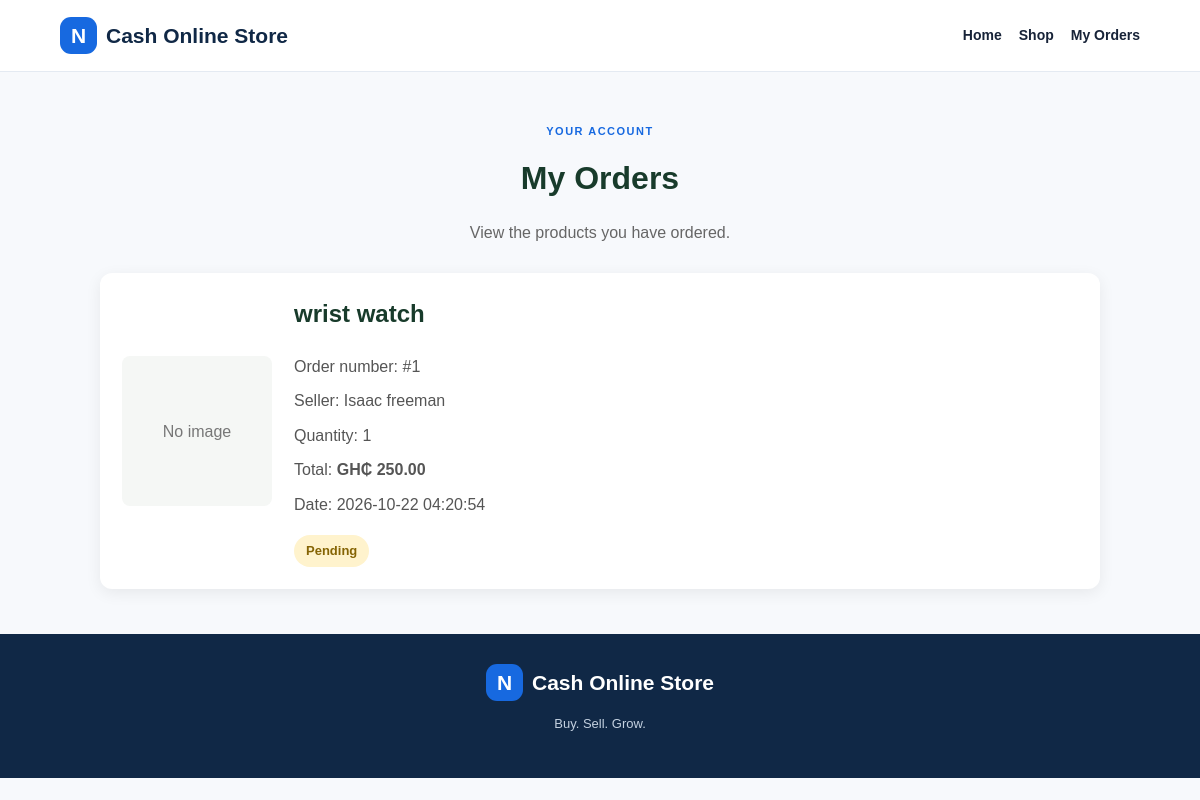
/my-orders (signed in), run on an earlier commit of the app's database.
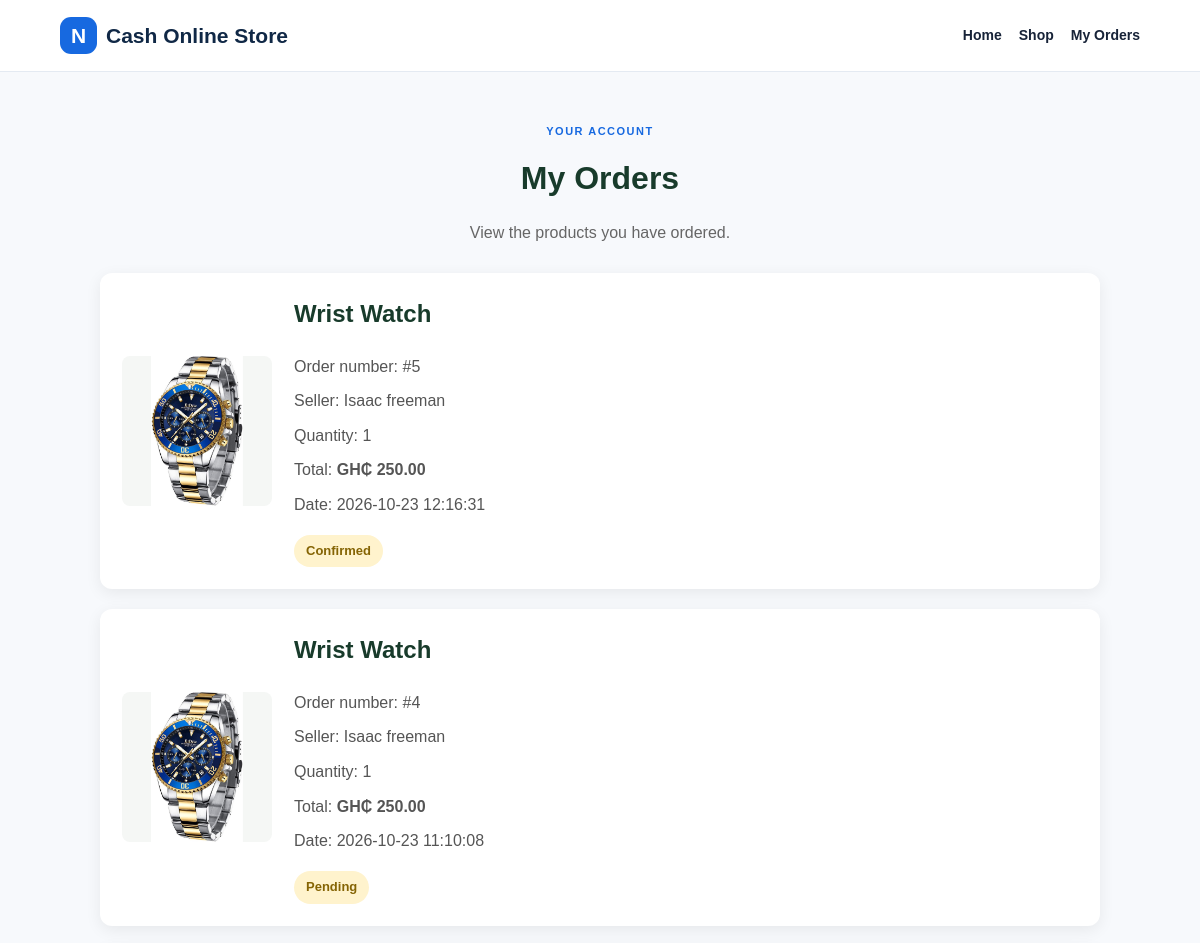
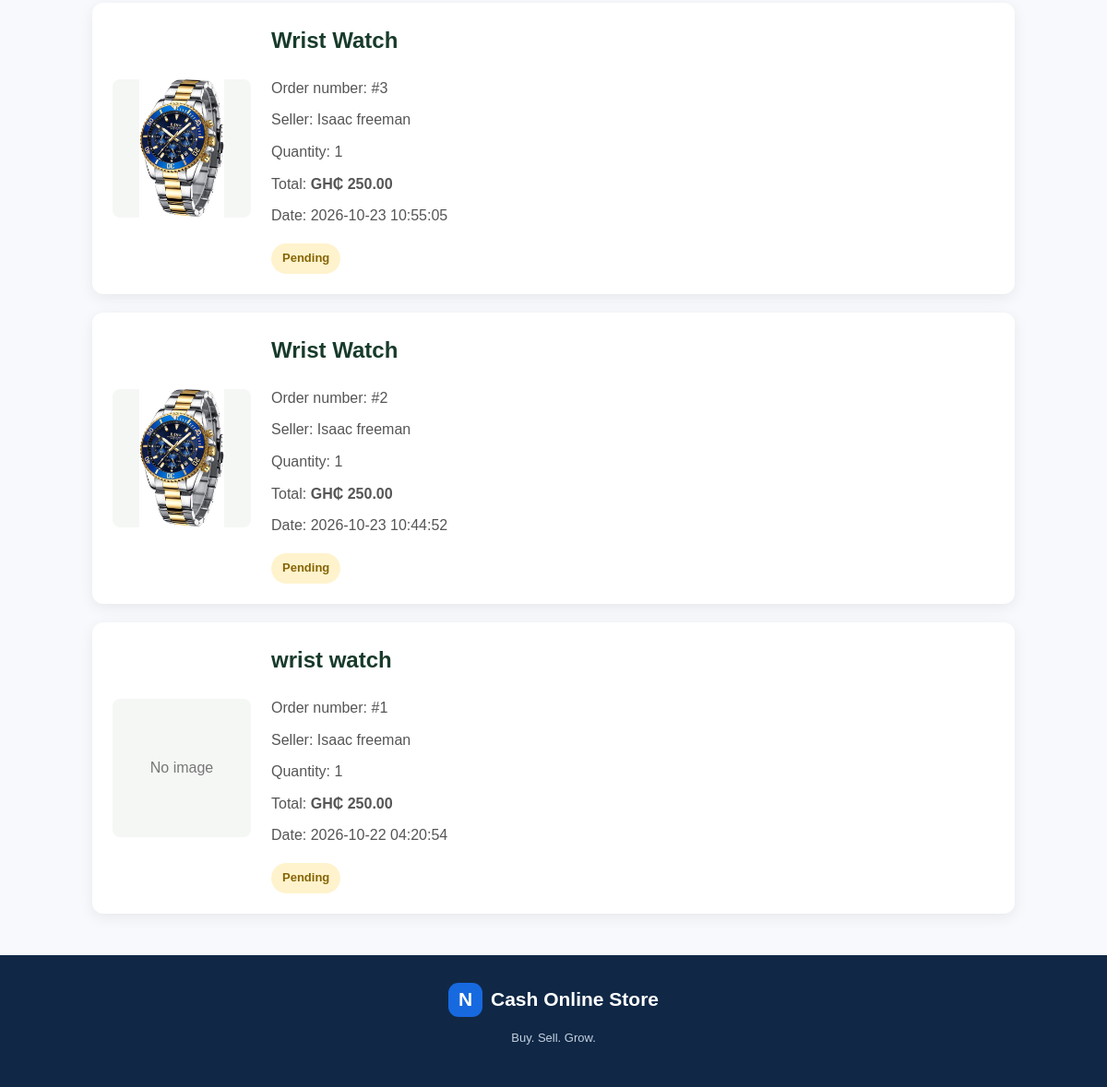
And on a later commit of the database (2 pictures, top to bottom).
### tables this page shows
CREATE TABLE orders (
            id INTEGER PRIMARY KEY AUTOINCREMENT,
            buyer_id INTEGER NOT NULL,
            product_id INTEGER NOT NULL,
            quantity INTEGER NOT NULL DEFAULT 1
                CHECK(quantity > 0),
            total_price REAL NOT NULL
                CHECK(total_price >= 0),
            status TEXT NOT NULL DEFAULT 'Pending',
            created_at TIMESTAMP DEFAULT CURRENT_TIMESTAMP,
            FOREIGN KEY (buyer_id) REFERENCES users(id),
            FOREIGN KEY (product_id) REFERENCES products(id)
        );

CREATE TABLE products (
            id INTEGER PRIMARY KEY AUTOINCREMENT,
            seller_id INTEGER NOT NULL,
            name TEXT NOT NULL,
            category TEXT NOT NULL,
            price REAL NOT NULL CHECK(price >= 0),
            quantity INTEGER NOT NULL DEFAULT 1 CHECK(quantity >= 0),
            image TEXT,
            description TEXT,
            created_at TIMESTAMP DEFAULT CURRENT_TIMESTAMP,
            FOREIGN KEY (seller_id) REFERENCES users(id)
        );

CREATE TABLE users (
            id INTEGER PRIMARY KEY AUTOINCREMENT,
            name TEXT NOT NULL,
            email TEXT NOT NULL UNIQUE,
            password_hash TEXT NOT NULL,
            role TEXT NOT NULL CHECK(role IN ('buyer', 'seller')),
            created_at TIMESTAMP DEFAULT CURRENT_TIMESTAMP
        );

### app.py (the view)
@app.route("/my-orders")
def my_orders():
    if "user_id" not in session:
        return redirect(url_for("login"))
    if session.get("user_role") != "buyer":
        return redirect(url_for("home"))
    connection = get_db_connection()
    try:
        orders = connection.execute("""
            SELECT
                o.id AS order_id,
                o.quantity,
                o.total_price,
                o.status,
                o.created_at,
                p.name AS product_name,
                p.image AS product_image,
                p.category AS product_category,
                u.name AS seller_name
            FROM orders o
            JOIN products p ON p.id = o.product_id
            JOIN users u ON u.id = p.seller_id
            WHERE o.buyer_id = ?
            ORDER BY o.created_at DESC, o.id DESC
        """, (session["user_id"],)).fetchall()
    finally:
        connection.close()
    return render_template("my_orders.html", orders=orders)

### app.py (called while the page is built)
def get_db_connection():
    connection = sqlite3.connect(DATABASE)
    connection.row_factory = sqlite3.Row
    return connection

### templates/my_orders.html (shortened to what this page needs)
<!DOCTYPE html>
<html lang="en">
<head>
    <link rel="stylesheet"
          href="{{ url_for('static', filename='style.css') }}">
</head>
<body>
<header class="navbar">
    <a class="logo" href="{{ url_for('home') }}">
        <span class="logo-icon">N</span>
        Cash Online Store
    </a>
    <nav class="nav-links">
        <a href="{{ url_for('home') }}">Home</a>
        <a href="{{ url_for('home') }}#products">Shop</a>
        <a href="{{ url_for('my_orders') }}">My Orders</a>
    </nav>
</header>
<main class="orders-container">
    <div class="orders-heading">
        <span class="eyebrow">YOUR ACCOUNT</span>
        <h1>My Orders</h1>
        <p>View the products you have ordered.</p>
    </div>
    {% if orders %}
        <div class="orders-list">
            {% for order in orders %}
                <article class="order-card">
                    {% if order['product_image'] %}
                        <img
                            class="order-image"
                            src="{{ order['product_image'] }}"
                            alt="{{ order['product_name'] }}">
                    {% else %}
                        <div class="order-image-placeholder">
                            No image
                        </div>
                    {% endif %}
                    <div class="order-details">
                        <h2>{{ order['product_name'] }}</h2>
                        <p>
                            Order number: #{{ order['order_id'] }}
                        </p>
                        <p>
                            Seller: {{ order['seller_name'] }}
                        </p>
                        <p>
                            Quantity: {{ order['quantity'] }}
                        </p>
                        <p>
                            Total:
                            <strong>
                                GH₵ {{ "%.2f"|format(order['total_price']) }}
                            </strong>
                        </p>
                        <p>
                            Date: {{ order['created_at'] }}
                        </p>
                        <span class="order-status">
                            {{ order['status'] }}
                        </span>
                    </div>
                </article>
            {% endfor %}
        </div>
    {% endif %}
</main>
<footer class="footer">
    <a class="logo footer-logo" href="{{ url_for('home') }}">
        <span class="logo-icon">N</span>
        Cash Online Store
    </a>
    <p>Buy. Sell. Grow.</p>
</footer>
</body>
</html>

What changed in the data, as far as the page shows it:
added orders: product_image (picture), product_name "Wrist Watch", order_id "5", seller_name "Isaac freeman", quantity "1", total_price "250.00", created_at "2026-10-23 12:16:31", status "Confirmed"
added orders: product_image (picture), product_name "Wrist Watch", order_id "4", seller_name "Isaac freeman", quantity "1", total_price "250.00", created_at "2026-10-23 11:10:08", status "Pending"
added orders: product_image (picture), product_name "Wrist Watch", order_id "3", seller_name "Isaac freeman", quantity "1", total_price "250.00", created_at "2026-10-23 10:55:05", status "Pending"
added orders: product_image (picture), product_name "Wrist Watch", order_id "2", seller_name "Isaac freeman", quantity "1", total_price "250.00", created_at "2026-10-23 10:44:52", status "Pending"
